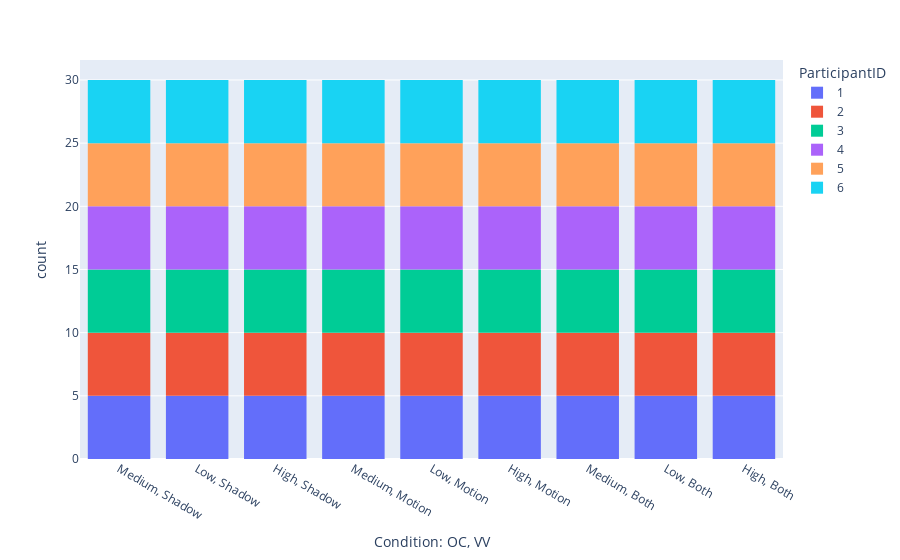

This figure's notebook cell:
### Code cell
fig = px.histogram(data, x='Condition: OC, VV', color='ParticipantID')
fig.show()

### Figure 1 — Plotly figure (JSON) as saved in the notebook; plotly's stock layout.template omitted (floating-point values rounded to 4 significant figures)
{"data": [{"alignmentgroup": "True", "bingroup": "x", "hovertemplate": "ParticipantID=1<br>Condition: OC, VV=%{x}<br>count=%{y}<extra></extra>", "legendgroup": "1", "marker": {"color": "#636efa", "pattern": {"shape": ""}}, "name": "1", "offsetgroup": "1", "orientation": "v", "showlegend": true, "type": "histogram", "x": ["Medium, Shadow", "Low, Shadow", "High, Shadow", "Low, Shadow", "Medium, Shadow", "High, Shadow", "Medium, Shadow", "Low, Shadow", "High, Shadow", "Low, Shadow", "Medium, Shadow", "High, Shadow", "Medium, Shadow", "Low, Shadow", "High, Shadow", "Medium, Motion", "Low, Motion", "High, Motion", "Low, Motion", "Medium, Motion", "High, Motion", "Medium, Motion", "Low, Motion", "High, Motion", "Low, Motion", "Medium, Motion", "High, Motion", "Medium, Motion", "Low, Motion", "High, Motion", "Medium, Both", "Low, Both", "High, Both", "Low, Both", "Medium, Both", "High, Both", "Medium, Both", "Low, Both", "High, Both", "Low, Both", "Medium, Both", "High, Both", "Medium, Both", "Low, Both", "High, Both"], "xaxis": "x", "yaxis": "y"}, {"alignmentgroup": "True", "bingroup": "x", "hovertemplate": "ParticipantID=2<br>Condition: OC, VV=%{x}<br>count=%{y}<extra></extra>", "legendgroup": "2", "marker": {"color": "#EF553B", "pattern": {"shape": ""}}, "name": "2", "offsetgroup": "2", "orientation": "v", "showlegend": true, "type": "histogram", "x": ["High, Both", "Medium, Both", "Low, Both", "Medium, Both", "High, Both", "Low, Both", "High, Both", "Medium, Both", "Low, Both", "Medium, Both", "High, Both", "Low, Both", "High, Both", "Medium, Both", "Low, Both", "High, Shadow", "Medium, Shadow", "Low, Shadow", "Medium, Shadow", "High, Shadow", "Low, Shadow", "High, Shadow", "Medium, Shadow", "Low, Shadow", "Medium, Shadow", "High, Shadow", "Low, Shadow", "High, Shadow", "Medium, Shadow", "Low, Shadow", "High, Motion", "Medium, Motion", "Low, Motion", "Medium, Motion", "High, Motion", "Low, Motion", "High, Motion", "Medium, Motion", "Low, Motion", "Medium, Motion", "High, Motion", "Low, Motion", "High, Motion", "Medium, Motion", "Low, Motion"], "xaxis": "x", "yaxis": "y"}, {"alignmentgroup": "True", "bingroup": "x", "hovertemplate": "ParticipantID=3<br>Condition: OC, VV=%{x}<br>count=%{y}<extra></extra>", "legendgroup": "3", "marker": {"color": "#00cc96", "pattern": {"shape": ""}}, "name": "3", "offsetgroup": "3", "orientation": "v", "showlegend": true, "type": "histogram", "x": ["Low, Motion", "High, Motion", "Medium, Motion", "High, Motion", "Low, Motion", "Medium, Motion", "Low, Motion", "High, Motion", "Medium, Motion", "High, Motion", "Low, Motion", "Medium, Motion", "Low, Motion", "High, Motion", "Medium, Motion", "Low, Both", "High, Both", "Medium, Both", "High, Both", "Low, Both", "Medium, Both", "Low, Both", "High, Both", "Medium, Both", "High, Both", "Low, Both", "Medium, Both", "Low, Both", "High, Both", "Medium, Both", "Low, Shadow", "High, Shadow", "Medium, Shadow", "High, Shadow", "Low, Shadow", "Medium, Shadow", "Low, Shadow", "High, Shadow", "Medium, Shadow", "High, Shadow", "Low, Shadow", "Medium, Shadow", "Low, Shadow", "High, Shadow", "Medium, Shadow"], "xaxis": "x", "yaxis": "y"}, {"alignmentgroup": "True", "bingroup": "x", "hovertemplate": "ParticipantID=4<br>Condition: OC, VV=%{x}<br>count=%{y}<extra></extra>", "legendgroup": "4", "marker": {"color": "#ab63fa", "pattern": {"shape": ""}}, "name": "4", "offsetgroup": "4", "orientation": "v", "showlegend": true, "type": "histogram", "x": ["Medium, Shadow", "Low, Shadow", "High, Shadow", "Low, Shadow", "Medium, Shadow", "High, Shadow", "Medium, Shadow", "Low, Shadow", "High, Shadow", "Low, Shadow", "Medium, Shadow", "High, Shadow", "Medium, Shadow", "Low, Shadow", "High, Shadow", "Medium, Motion", "Low, Motion", "High, Motion", "Low, Motion", "Medium, Motion", "High, Motion", "Medium, Motion", "Low, Motion", "High, Motion", "Low, Motion", "Medium, Motion", "High, Motion", "Medium, Motion", "Low, Motion", "High, Motion", "Medium, Both", "Low, Both", "High, Both", "Low, Both", "Medium, Both", "High, Both", "Medium, Both", "Low, Both", "High, Both", "Low, Both", "Medium, Both", "High, Both", "Medium, Both", "Low, Both", "High, Both"], "xaxis": "x", "yaxis": "y"}, {"alignmentgroup": "True", "bingroup": "x", "hovertemplate": "ParticipantID=5<br>Condition: OC, VV=%{x}<br>count=%{y}<extra></extra>", "legendgroup": "5", "marker": {"color": "#FFA15A", "pattern": {"shape": ""}}, "name": "5", "offsetgroup": "5", "orientation": "v", "showlegend": true, "type": "histogram", "x": ["High, Both", "Medium, Both", "Low, Both", "Medium, Both", "High, Both", "Low, Both", "High, Both", "Medium, Both", "Low, Both", "Medium, Both", "High, Both", "Low, Both", "High, Both", "Medium, Both", "Low, Both", "High, Shadow", "Medium, Shadow", "Low, Shadow", "Medium, Shadow", "High, Shadow", "Low, Shadow", "High, Shadow", "Medium, Shadow", "Low, Shadow", "Medium, Shadow", "High, Shadow", "Low, Shadow", "High, Shadow", "Medium, Shadow", "Low, Shadow", "High, Motion", "Medium, Motion", "Low, Motion", "Medium, Motion", "High, Motion", "Low, Motion", "High, Motion", "Medium, Motion", "Low, Motion", "Medium, Motion", "High, Motion", "Low, Motion", "High, Motion", "Medium, Motion", "Low, Motion"], "xaxis": "x", "yaxis": "y"}, {"alignmentgroup": "True", "bingroup": "x", "hovertemplate": "ParticipantID=6<br>Condition: OC, VV=%{x}<br>count=%{y}<extra></extra>", "legendgroup": "6", "marker": {"color": "#19d3f3", "pattern": {"shape": ""}}, "name": "6", "offsetgroup": "6", "orientation": "v", "showlegend": true, "type": "histogram", "x": ["Low, Motion", "High, Motion", "Medium, Motion", "High, Motion", "Low, Motion", "Medium, Motion", "Low, Motion", "High, Motion", "Medium, Motion", "High, Motion", "Low, Motion", "Medium, Motion", "Low, Motion", "High, Motion", "Medium, Motion", "Low, Both", "High, Both", "Medium, Both", "High, Both", "Low, Both", "Medium, Both", "Low, Both", "High, Both", "Medium, Both", "High, Both", "Low, Both", "Medium, Both", "Low, Both", "High, Both", "Medium, Both", "Low, Shadow", "High, Shadow", "Medium, Shadow", "High, Shadow", "Low, Shadow", "Medium, Shadow", "Low, Shadow", "High, Shadow", "Medium, Shadow", "High, Shadow", "Low, Shadow", "Medium, Shadow", "Low, Shadow", "High, Shadow", "Medium, Shadow"], "xaxis": "x", "yaxis": "y"}], "layout": {"barmode": "relative", "legend": {"title": {"text": "ParticipantID"}, "tracegroupgap": 0}, "margin": {"t": 60}, "xaxis": {"anchor": "y", "domain": [0, 1], "title": {"text": "Condition: OC, VV"}}, "yaxis": {"anchor": "x", "domain": [0, 1], "title": {"text": "count"}}}}
